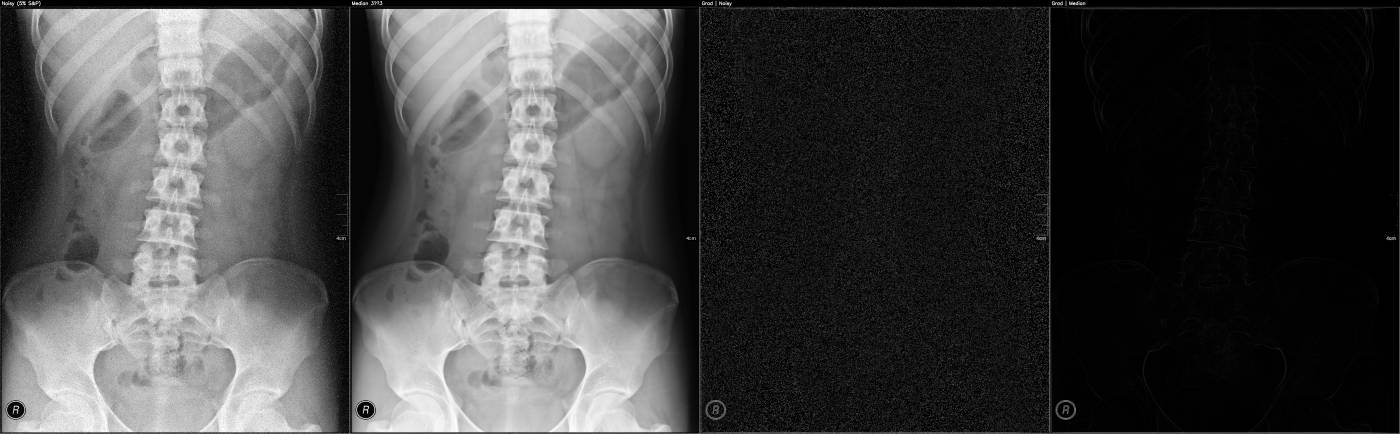
#> input picture image_processing/images/ex2_compare.jpg, 1400 x 434 px
$ python equalize_histogram.py --input images/ex2_compare.jpg --output out.png
#> lines starting #> are read from the running program, lines starting #| are printed output that depends on the picture
#> in main, img is the input picture: shape (434, 1400); min 0, max 255, mean 68.6
import argparse
from pathlib import Path
import numpy as np
import cv2

def equalize_histogram(img: np.ndarray) -> np.ndarray:
    if img.dtype != np.uint8: # convert to uint8 if needed
        x = img.astype(np.uint8)
    else:
        x = img

    hist, _ = np.histogram(x.ravel(), bins=256, range=(0, 256))
#> hist = 256 values, max 56513 at index 1, min 6 at index 254, mean 2373.4
    cdf = hist.cumsum().astype(np.float64)
#> cdf = 256 values from 16705 to 607600
    # mask zeros to avoid flat regions dividing by 0
    cdf_min = cdf[cdf > 0].min() if np.any(cdf > 0) else 0.0
#> cdf_min = 16705
    cdf_norm = (cdf - cdf_min) / (cdf[-1] - cdf_min) if cdf[-1] > cdf_min else np.zeros_like(cdf)
#> cdf_norm = 256 values from 0 to 1
    lut = np.clip(np.round(255 * cdf_norm), 0, 255).astype(np.uint8)
#> lut = 256 values from 0 to 255

    return lut[x]
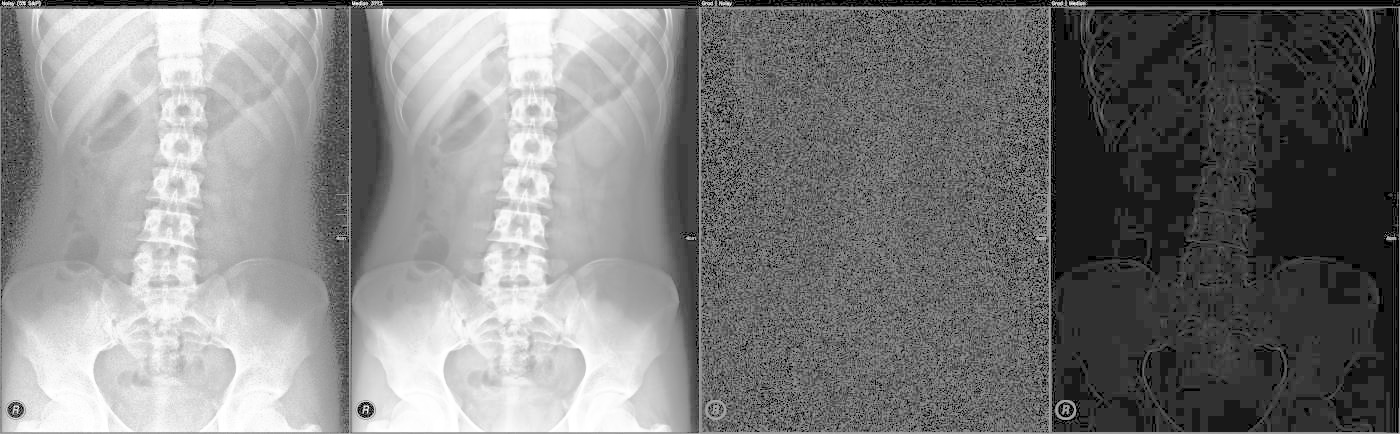
#> returned value: shape (434, 1400); min 0, max 255, mean 127

def main():
    # parse command line arguments
    ap = argparse.ArgumentParser(description="Histogram equalization (grayscale)")
    ap.add_argument("--input", required=True, help="path to grayscale image")
    ap.add_argument("--output", required=True, help="where to save the equalized image")
    args = ap.parse_args()

    img = cv2.imread(args.input, cv2.IMREAD_GRAYSCALE) # uint8
    if img is None:
        raise SystemExit(f"Could not read image: {args.input}") # error

    # process
    out = equalize_histogram(img)
    Path(args.output).parent.mkdir(parents=True, exist_ok=True)
    cv2.imwrite(args.output, out)
    print(f"Saved: {args.output}")

if __name__ == "__main__":
    main()

$ run again, on image_processing/images/low_contrast.jpg
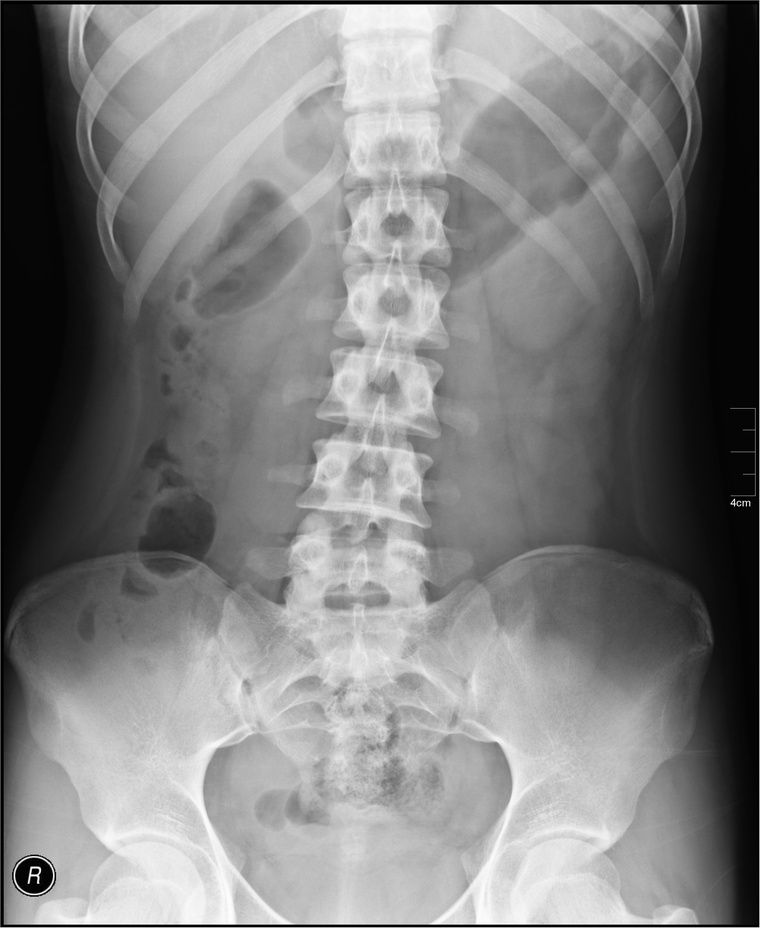
#> input picture image_processing/images/low_contrast.jpg, 760 x 928 px, shrunk from 2043 x 2494 before the run
#> in main, img is the input picture: shape (928, 760); min 0, max 255, mean 127.8
#> hist = 256 values, max 27962 at index 5, min 42 at index 253, mean 2755
#> cdf = 256 values from 4313 to 705280
#> cdf_min = 4313
#> cdf_norm = 256 values from 0 to 1
#> lut = 256 values from 0 to 255
#> in equalize_histogram, `return lut[x]`:
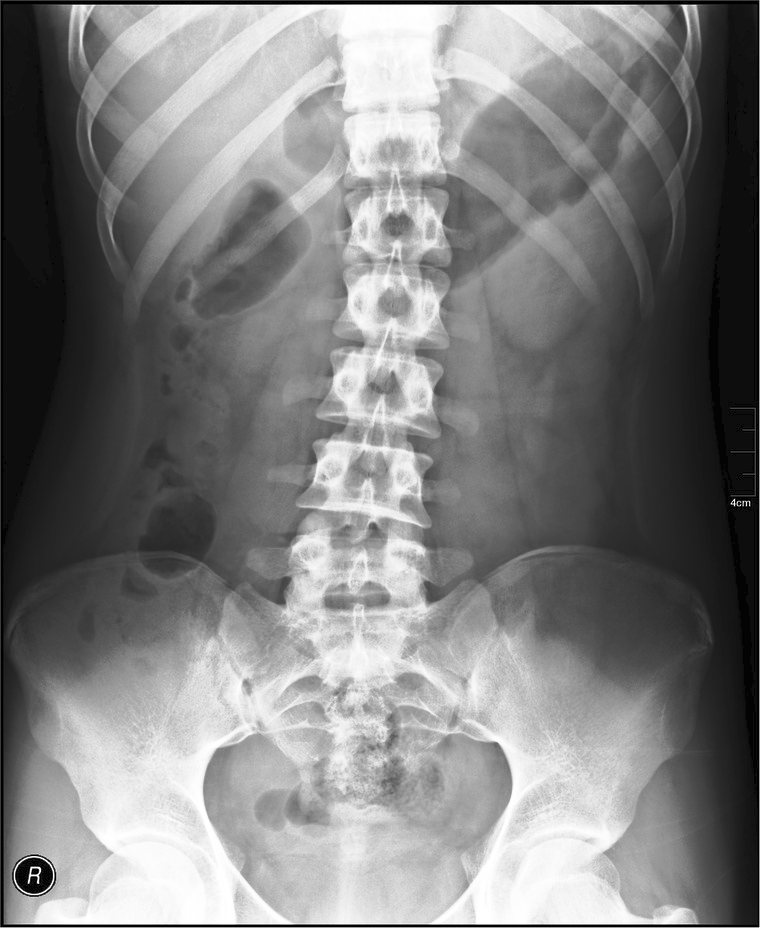
#> returned value: shape (928, 760); min 0, max 255, mean 127.5

$ run again, on image_processing/images/low_contrast_sp05_grad.jpg
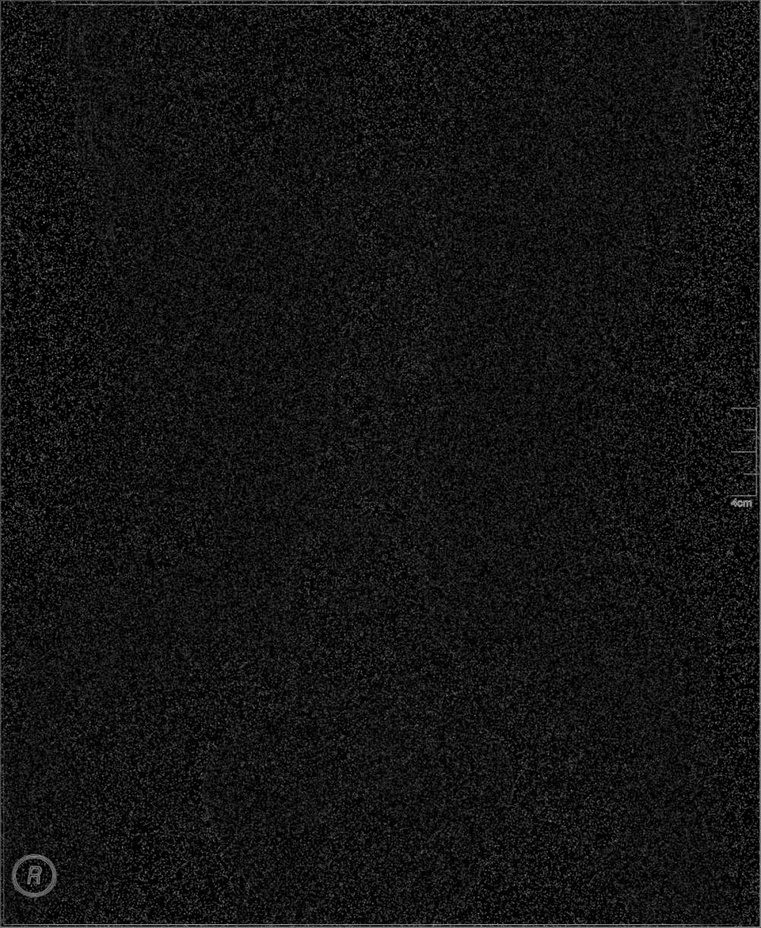
#> input picture image_processing/images/low_contrast_sp05_grad.jpg, 761 x 928 px, shrunk from 1000 x 1220 before the run
#> in main, img is the input picture: shape (928, 761); min 0, max 177, mean 20.4
#> hist = 256 values, max 40858 at index 0, min 0 at index 154, mean 2758.6
#> cdf = 256 values from 40858 to 706208
#> cdf_min = 40858
#> cdf_norm = 256 values from 0 to 1
#> lut = 256 values from 0 to 255
#> in equalize_histogram, `return lut[x]`:
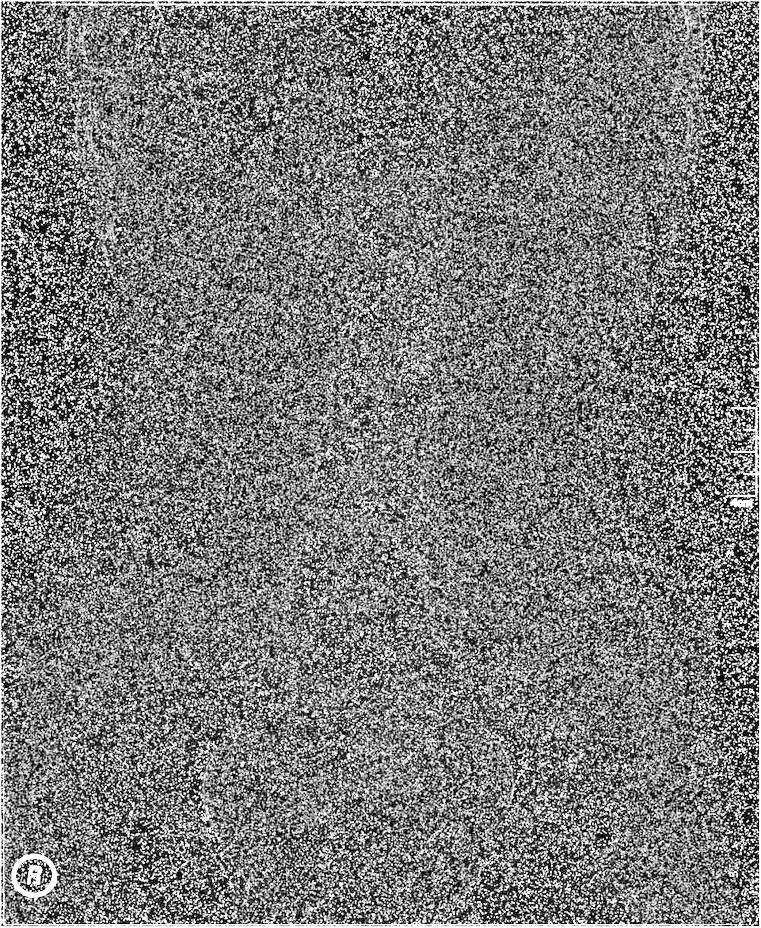
#> returned value: shape (928, 761); min 0, max 255, mean 122.7
